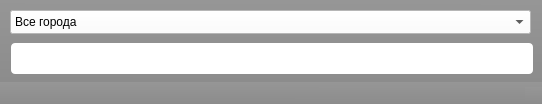
<?xml version="1.0" encoding="UTF-8"?>
<ui version="4.0">
 <class>MainWindow</class>
 <widget class="QMainWindow" name="MainWindow">
  <property name="enabled">
   <bool>true</bool>
  </property>
  <property name="geometry">
   <rect>
    <x>0</x>
    <y>0</y>
    <width>542</width>
    <height>104</height>
   </rect>
  </property>
  <property name="sizePolicy">
   <sizepolicy hsizetype="Preferred" vsizetype="Minimum">
    <horstretch>0</horstretch>
    <verstretch>0</verstretch>
   </sizepolicy>
  </property>
  <property name="minimumSize">
   <size>
    <width>542</width>
    <height>104</height>
   </size>
  </property>
  <property name="maximumSize">
   <size>
    <width>542</width>
    <height>104</height>
   </size>
  </property>
  <property name="windowTitle">
   <string>hh parse | build/0003</string>
  </property>
  <property name="windowIcon">
   <iconset resource="rc.qrc">
    <normaloff>:/icon/icon.ico</normaloff>:/icon/icon.ico</iconset>
  </property>
  <property name="autoFillBackground">
   <bool>false</bool>
  </property>
  <property name="styleSheet">
   <string notr="true">background-color: qlineargradient(spread:pad, x1:0.506, y1:1, x2:0.522, y2:0, stop:0 rgba(140, 140, 140, 255), stop:1 rgba(150, 150, 150, 255));</string>
  </property>
  <widget class="QWidget" name="centralwidget">
   <widget class="QLineEdit" name="lineSearch">
    <property name="geometry">
     <rect>
      <x>11</x>
      <y>43</y>
      <width>522</width>
      <height>31</height>
     </rect>
    </property>
    <property name="font">
     <font>
      <pointsize>12</pointsize>
     </font>
    </property>
    <property name="cursor">
     <cursorShape>IBeamCursor</cursorShape>
    </property>
    <property name="toolTip">
     <string/>
    </property>
    <property name="statusTip">
     <string/>
    </property>
    <property name="whatsThis">
     <string>&lt;html&gt;&lt;head/&gt;&lt;body&gt;&lt;p&gt;&lt;br/&gt;&lt;/p&gt;&lt;/body&gt;&lt;/html&gt;</string>
    </property>
    <property name="accessibleName">
     <string/>
    </property>
    <property name="accessibleDescription">
     <string/>
    </property>
    <property name="styleSheet">
     <string notr="true">background-color: rgb(255, 255, 255);
padding: 4px 4px 8px 4px;
border-radius: 4px;</string>
    </property>
    <property name="text">
     <string/>
    </property>
    <property name="clearButtonEnabled">
     <bool>true</bool>
    </property>
   </widget>
   <widget class="QComboBox" name="comboBox">
    <property name="geometry">
     <rect>
      <x>10</x>
      <y>10</y>
      <width>521</width>
      <height>24</height>
     </rect>
    </property>
    <property name="styleSheet">
     <string notr="true">background-color: rgb(255, 255, 255);</string>
    </property>
    <property name="currentText">
     <string>Все города</string>
    </property>
    <item>
     <property name="text">
      <string>Все города</string>
     </property>
    </item>
    <item>
     <property name="text">
      <string>Москва</string>
     </property>
    </item>
    <item>
     <property name="text">
      <string>Санкт-Петербург</string>
     </property>
    </item>
    <item>
     <property name="text">
      <string>Екатеринбург</string>
     </property>
    </item>
    <item>
     <property name="text">
      <string>Новосибирск</string>
     </property>
    </item>
    <item>
     <property name="text">
      <string>Барнаул</string>
     </property>
    </item>
    <item>
     <property name="text">
      <string>Красноярск</string>
     </property>
    </item>
    <item>
     <property name="text">
      <string>Челябинск</string>
     </property>
    </item>
   </widget>
  </widget>
  <widget class="QStatusBar" name="statusbar"/>
 </widget>
 <resources>
  <include location="rc.qrc"/>
 </resources>
 <connections/>
</ui>
